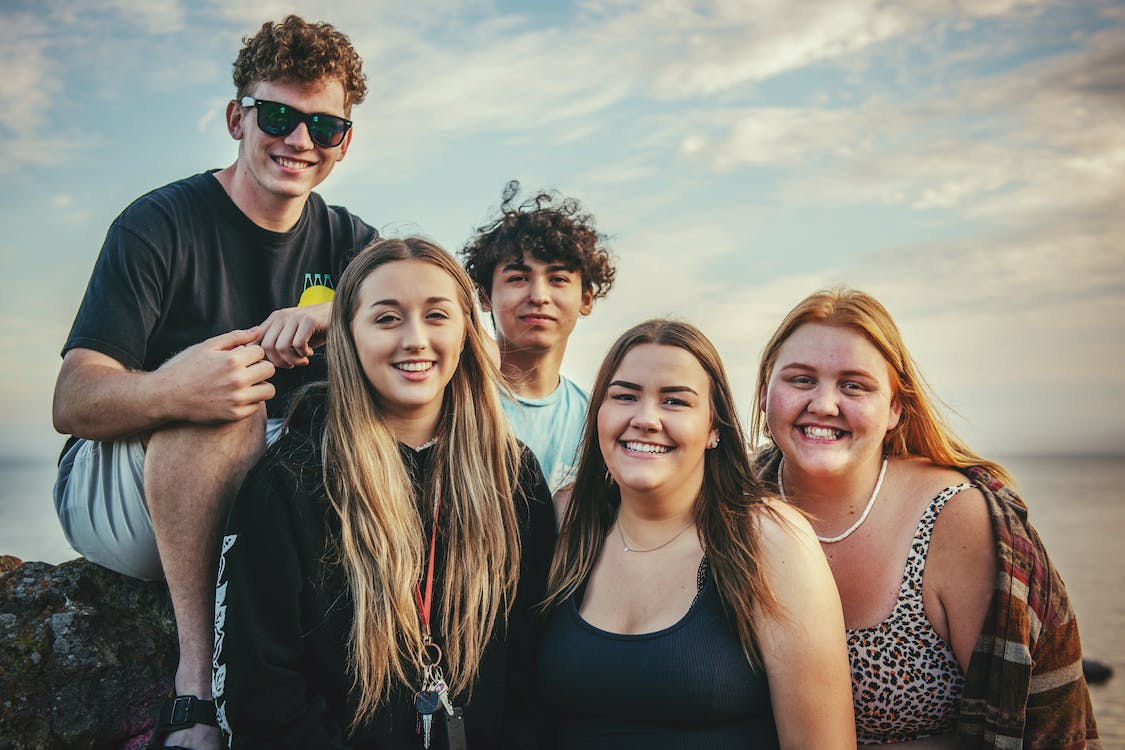
#> input picture Session 4/mediapipe code/image2.jpg, 1125 x 750 px, given in place of the camera
$ python trackTwoColors.py
#> lines starting #> are read from the running program, lines starting #| are printed output that depends on the picture; after the words box and inside, x2 and y2 are one past the last pixel; in counts of white or black regions, pixels touching at a corner belong together
import numpy as np
import cv2
print(cv2.__version__)

def onTrack1(val):
    global hueLow1
    hueLow1 = val
    print('Hue Low 1', hueLow1)

def onTrack2(val):
    global hueHigh1
    hueHigh1 = val
    print('Hue High 1',hueHigh1)

def onTrack7(val):
    global hueLow2
    hueLow2 = val
    print('Hue Low 2', hueLow2)

def onTrack8(val):
    global hueHigh2
    hueHigh2 = val
    print('Hue High 2',hueHigh2)

def onTrack3(val):
    global satLow
    satLow = val
    print('Sat Low',satLow)

def onTrack4(val):
    global satHigh
    satHigh = val
    print('Sat High',satHigh)

def onTrack5(val):
    global valLow
    valLow = val
    print('Val Low',valLow)

def onTrack6(val):
    global valHigh
    valHigh = val
    print('Val High',valHigh)

width=640
height=480

#set camera properties
cam = cv2.VideoCapture(0, cv2.CAP_DSHOW)
cam.set(cv2.CAP_PROP_FRAME_WIDTH, width)
cam.set(cv2.CAP_PROP_FRAME_HEIGHT, height)
cam.set(cv2.CAP_PROP_FPS, 30)
cam.set(cv2.CAP_PROP_FOURCC, cv2.VideoWriter_fourcc(*'MJPG'))

# track bars
cv2.namedWindow('myTracker')
cv2.moveWindow('myTracker',width, 0)
cv2.resizeWindow("myTracker", 320, height)

hueHigh1 = 135
hueLow1 = 90
satHigh = 255
satLow = 92
valHigh = 255
valLow = 189

hueHigh2 = 45
hueLow2 = 0

# Blue masking tape hueHigh = 135, hueLow = 90, satHigh = 255, satLow = 92, valHigh = 255, valLow = 189
# Red hueHigh2 = 45, hueLow2 = 0

cv2.createTrackbar('Hue Low 1', 'myTracker', hueLow1,179, onTrack1)
cv2.createTrackbar('Sat Low', 'myTracker', satLow,255, onTrack3)
cv2.createTrackbar('Value Low', 'myTracker', valLow,255, onTrack5)
cv2.createTrackbar('Hue High 1', 'myTracker', hueHigh1,179, onTrack2)
cv2.createTrackbar('Sat High', 'myTracker', satHigh,255, onTrack4)
cv2.createTrackbar('Value High', 'myTracker', valHigh,255, onTrack6)
cv2.createTrackbar('Hue Low 2', 'myTracker', hueLow2,179, onTrack7)
cv2.createTrackbar('Hue High 2', 'myTracker', hueHigh2,179, onTrack8)


while True:
    ret, frame = cam.read()
#> frame is the input picture: shape (750, 1125, 3); mean B, G, R 119.8, 130, 135.8
    frameHSV = cv2.cvtColor(frame, cv2.COLOR_BGR2HSV)
#> frameHSV: shape (750, 1125, 3); mean H, S, V 49.1, 55.1, 142.1

    lowerBound1 = np.array([hueLow1, satLow, valLow])
    upperBound1 = np.array([hueHigh1, satHigh, valHigh])

    lowerBound2 = np.array([hueLow2, satLow, valLow])
    upperBound2 = np.array([hueHigh2, satHigh, valHigh])

    myMask1 = cv2.inRange(frameHSV,lowerBound1, upperBound1)
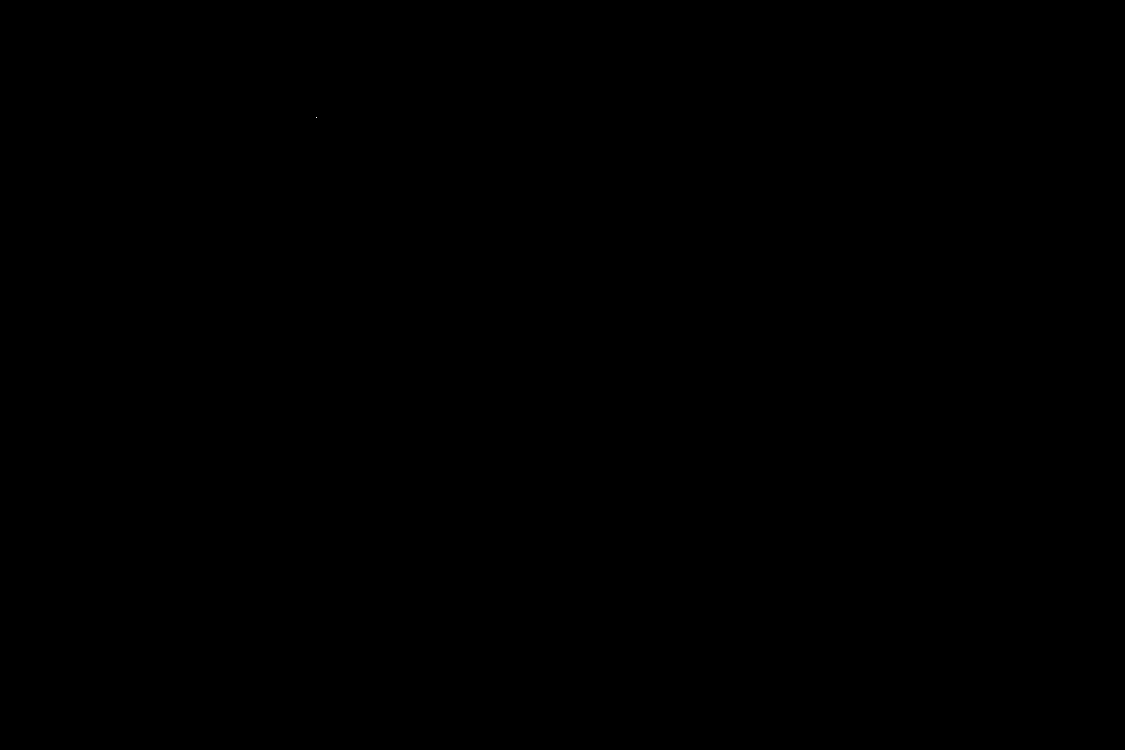
#> myMask1: shape (750, 1125); 0% white in thin lines or dots, all inside (x1, y1, x2, y2) = (316, 117, 317, 118)
    myMaskSmall1 = cv2.resize(myMask1, (int(width/2), int(height/2)))
#> myMaskSmall1: shape (240, 320); every value is 0

    myMask2 = cv2.inRange(frameHSV,lowerBound2, upperBound2)
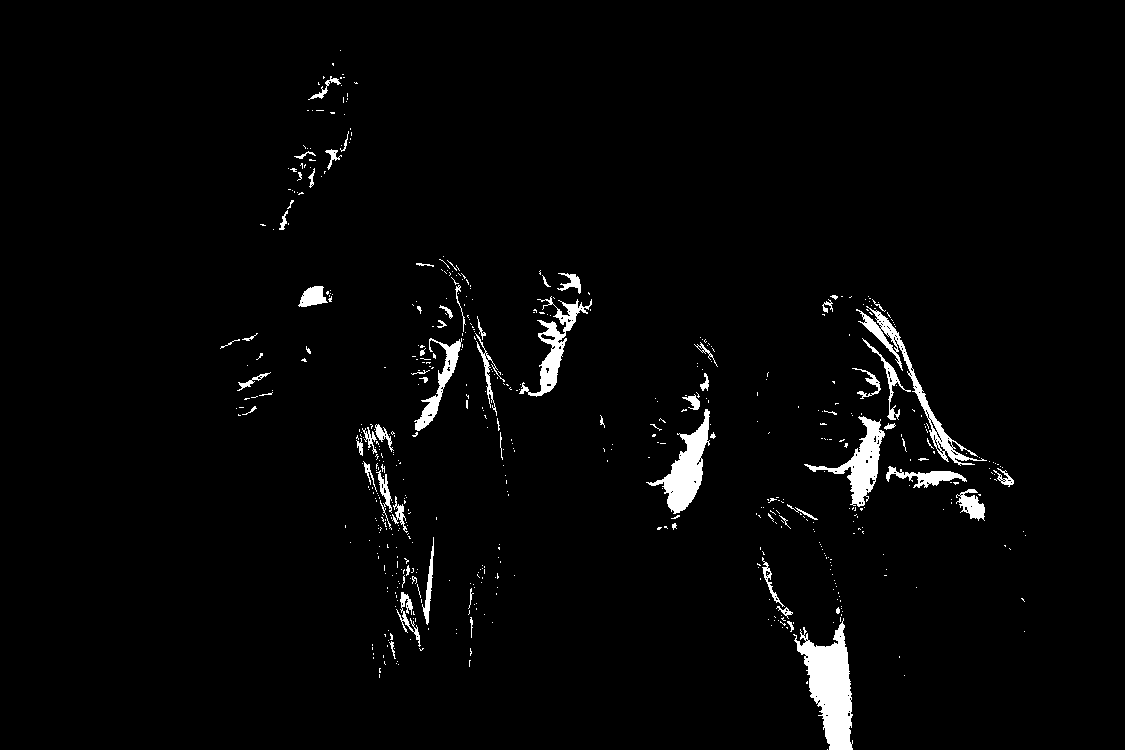
#> myMask2: shape (750, 1125); 2.5% white; 577 white regions (507 under 20 px), largest, box (x1, y1, x2, y2) and area: (793, 618, 853, 750) 4010, (646, 409, 710, 514) 2329, (804, 416, 885, 507) 1995
    myMaskSmall2 = cv2.resize(myMask2, (int(width/2), int(height/2)))
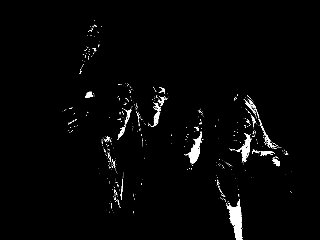
#> myMaskSmall2: shape (240, 320); min 0, max 255, mean 6.4

    myMaskComp = myMask1 | myMask2 #composite also: myMaskComp = cv2.add(myMask1,myMask2)

    myObject = cv2.bitwise_or(frame,frame, myMaskComp, mask=myMaskComp)
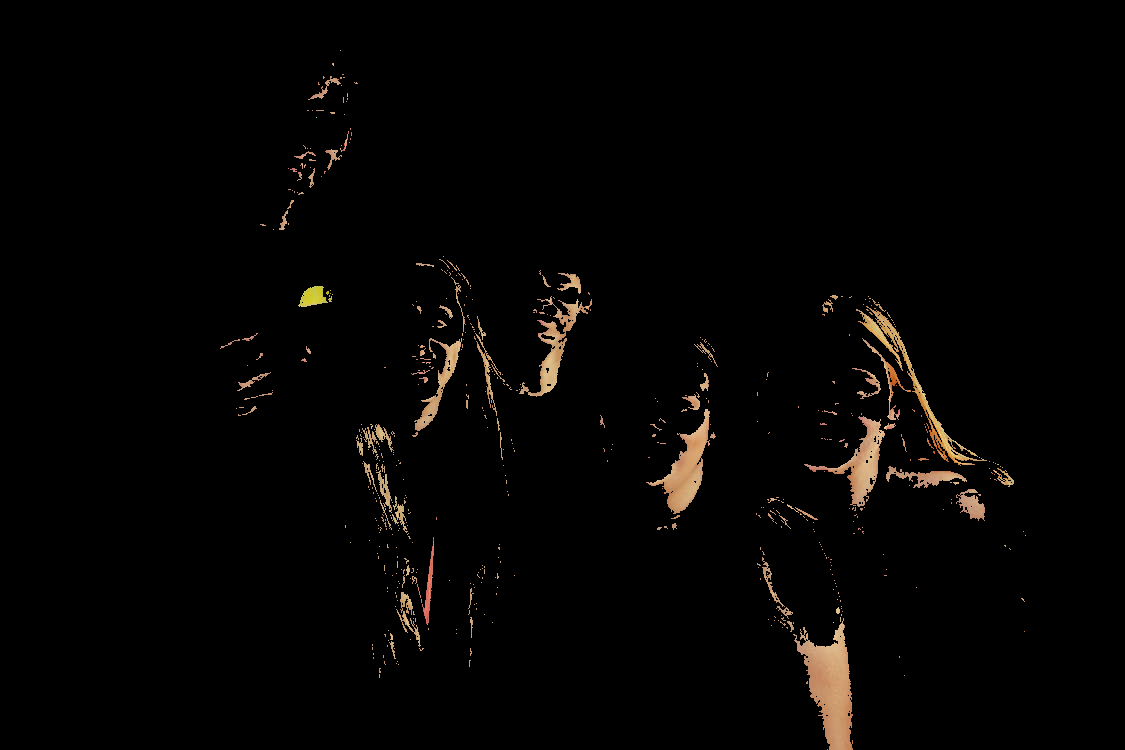
#> myObject: shape (750, 1125, 3); mean B, G, R 2.8, 4, 5.2
    myObjectSmall = cv2.resize(myObject, (int(width/2), int(height/2)))
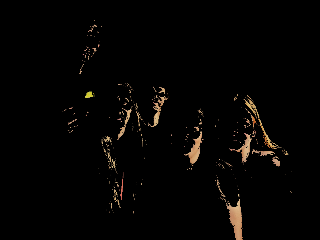
#> myObjectSmall: shape (240, 320, 3); mean B, G, R 2.8, 3.9, 5.1

    cv2.imshow("my Webcam", frame)
    cv2.moveWindow("my Webcam", 0,0)

    cv2.imshow("my Object", myObjectSmall)
    cv2.moveWindow("my Object", 0,height)

    cv2.imshow("my Mask1", myMaskSmall1)
    cv2.moveWindow("my Mask1", int(width/2),height)

    cv2.imshow("my Mask2", myMaskSmall2)
    cv2.moveWindow("my Mask2", int(width/2)*2,height)

    if cv2.waitKey(1) & 0xFF == ord('q'):
#> (key q is pressed here)
        break

cam.release()
cv2.destroyAllWindows()

$ run again, on Session 4/mediapipe code/image3.jpg
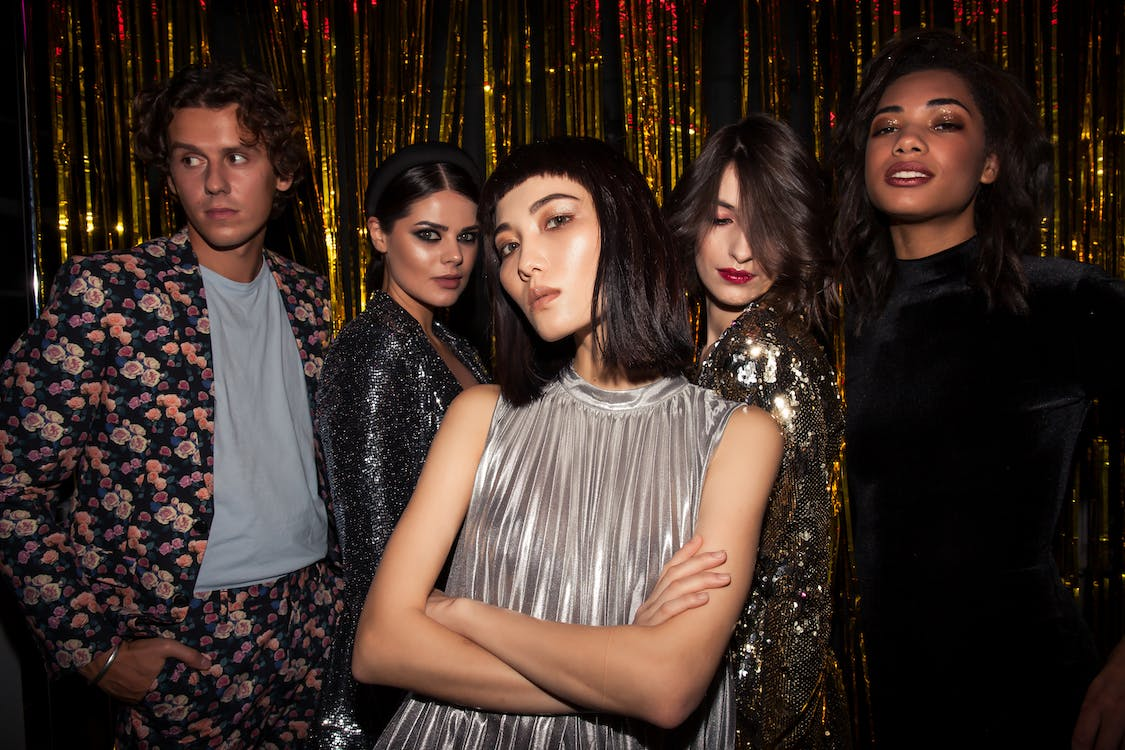
#> input picture Session 4/mediapipe code/image3.jpg, 1125 x 750 px, given in place of the camera
#> frame is the input picture: shape (750, 1125, 3); mean B, G, R 41.6, 48, 63.4
#> frameHSV: shape (750, 1125, 3); mean H, S, V 43.4, 116.1, 64.4
#> myMask1: shape (750, 1125); every value is 0
#> myMaskSmall1: shape (240, 320); every value is 0
#> `myMask2 = cv2.inRange(frameHSV,lowerBound2, upperBound2)`:
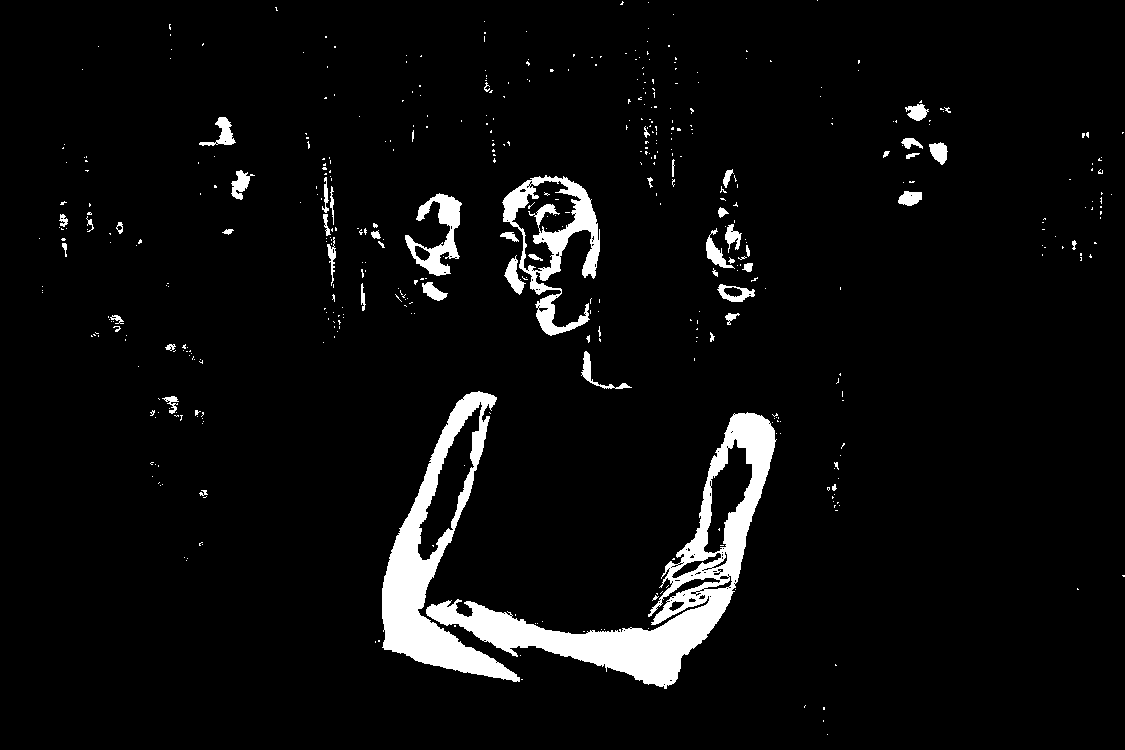
#> myMask2: shape (750, 1125); 5.1% white; 474 white regions (422 under 20 px), largest, box (x1, y1, x2, y2) and area: (426, 412, 777, 689) 17919, (382, 391, 520, 682) 11275, (502, 175, 600, 336) 4886
#> `myObjectSmall = cv2.resize(myObject, (int(width/2), int(height/2)))`:
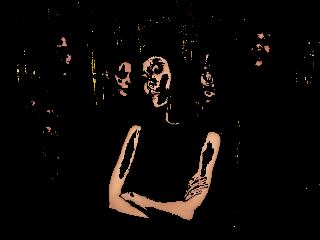
#> myObjectSmall: shape (240, 320, 3); mean B, G, R 5.9, 7.8, 10.8
